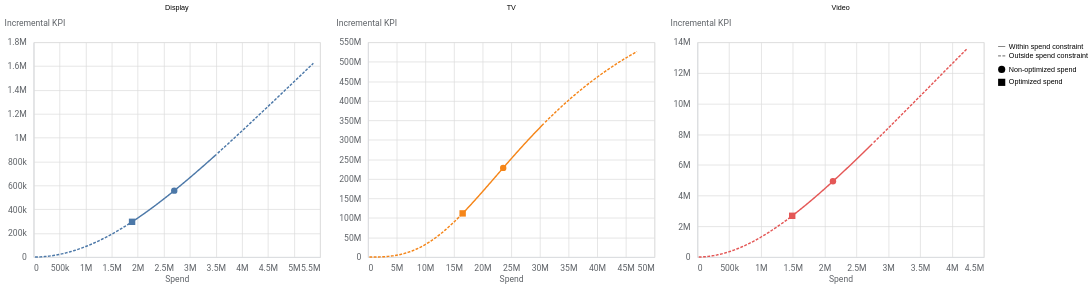
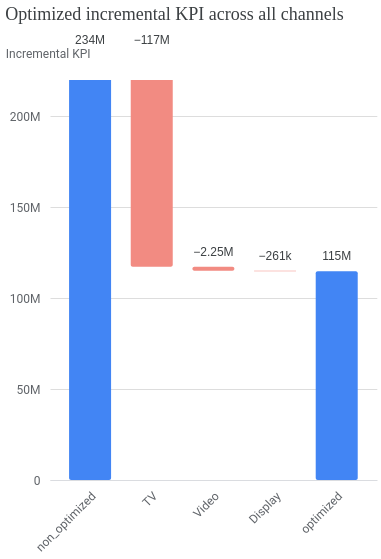
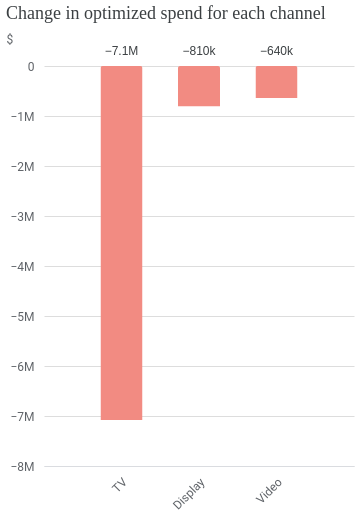

Notebook cell for these charts, in order:
### Code cell
display(opt_results.plot_response_curves())
display(opt_results.plot_incremental_outcome_delta())
display(opt_results.plot_spend_delta())
opt_attrs

### Figure 1 — Vega-Lite specification as saved in the notebook (floating-point values rounded to 4 significant figures; data arrays with more than 128 entries replaced by an {"elided": "..."} marker saying what was removed)
{"config": {"view": {"continuousWidth": 300, "continuousHeight": 300}, "axis": {"labelColor": "#5F6368", "labelFont": "Roboto", "labelFontSize": 12, "titleColor": "#5F6368", "titleFont": "Roboto", "titleFontSize": 12, "titleFontWeight": "normal"}}, "data": {"name": "data-7682600fd7a2802345d18a98101b5ba8"}, "facet": {"field": "channel", "sort": null, "title": null, "type": "nominal"}, "spec": {"layer": [{"mark": {"type": "line", "strokeDash": [4, 2]}, "encoding": {"color": {"field": "channel", "legend": null, "type": "nominal"}, "x": {"axis": {"domainColor": "#DADCE0", "labelExpr": "replace(format(datum.value, '.3~s'), 'G', 'B')", "labelPadding": 10, "ticks": false}, "field": "spend", "title": "Spend", "type": "quantitative"}, "y": {"axis": {"domainColor": "#DADCE0", "labelExpr": "replace(format(datum.value, '.3~s'), 'G', 'B')", "labelPadding": 10, "ticks": false, "titleAlign": "left", "titleAngle": 0, "titleY": -20}, "field": "mean", "title": "Incremental KPI", "type": "quantitative"}}, "transform": [{"calculate": "datum.spend_multiplier >= datum.lower_bound && datum.spend_multiplier <= datum.upper_bound ? \"Within spend constraint\" : \"Outside spend constraint\"", "as": "spend_constraint"}, {"filter": "(datum.spend_multiplier && (datum.spend_multiplier <= datum.lower_bound))"}]}, {"mark": {"type": "line"}, "encoding": {"color": {"field": "channel", "legend": null, "type": "nominal"}, "strokeDash": {"field": "spend_constraint", "legend": {"title": null}, "sort": "descending", "type": "nominal"}, "x": {"axis": {"domainColor": "#DADCE0", "labelExpr": "replace(format(datum.value, '.3~s'), 'G', 'B')", "labelPadding": 10, "ticks": false}, "field": "spend", "title": "Spend", "type": "quantitative"}, "y": {"axis": {"domainColor": "#DADCE0", "labelExpr": "replace(format(datum.value, '.3~s'), 'G', 'B')", "labelPadding": 10, "ticks": false, "titleAlign": "left", "titleAngle": 0, "titleY": -20}, "field": "mean", "title": "Incremental KPI", "type": "quantitative"}}, "transform": [{"calculate": "datum.spend_multiplier >= datum.lower_bound && datum.spend_multiplier <= datum.upper_bound ? \"Within spend constraint\" : \"Outside spend constraint\"", "as": "spend_constraint"}, {"filter": "(datum.spend_multiplier && (datum.spend_multiplier >= datum.lower_bound))"}]}, {"mark": {"type": "point", "filled": true, "opacity": 1, "size": 80, "tooltip": true}, "encoding": {"color": {"field": "channel", "legend": null, "type": "nominal"}, "shape": {"field": "spend_level", "legend": {"title": null}, "type": "nominal"}, "x": {"axis": {"domainColor": "#DADCE0", "labelExpr": "replace(format(datum.value, '.3~s'), 'G', 'B')", "labelPadding": 10, "ticks": false}, "field": "spend", "title": "Spend", "type": "quantitative"}, "y": {"axis": {"domainColor": "#DADCE0", "labelExpr": "replace(format(datum.value, '.3~s'), 'G', 'B')", "labelPadding": 10, "ticks": false, "titleAlign": "left", "titleAngle": 0, "titleY": -20}, "field": "mean", "title": "Incremental KPI", "type": "quantitative"}}, "transform": [{"calculate": "datum.spend_multiplier >= datum.lower_bound && datum.spend_multiplier <= datum.upper_bound ? \"Within spend constraint\" : \"Outside spend constraint\"", "as": "spend_constraint"}, {"filter": "datum.spend_level"}]}], "width": 400}, "columns": 3, "resolve": {"scale": {"x": "independent", "y": "independent"}}, "$schema": "https://vega.github.io/schema/vega-lite/v5.20.1.json", "datasets": {"data-7682600fd7a2802345d18a98101b5ba8": {"elided": "606 records"}}}

### Figure 2 — Vega-Lite specification as saved in the notebook (floating-point values rounded to 4 significant figures)
{"config": {"view": {"continuousWidth": 300, "continuousHeight": 300, "strokeOpacity": 0}, "axis": {"labelColor": "#5F6368", "labelFont": "Roboto", "labelFontSize": 12, "titleColor": "#5F6368", "titleFont": "Roboto", "titleFontSize": 12, "titleFontWeight": "normal"}}, "layer": [{"mark": {"type": "bar", "clip": true, "cornerRadius": 2, "size": 42}, "encoding": {"color": {"condition": [{"test": "datum.channel === 'non_optimized' || datum.channel === 'optimized'", "value": "#4285F4"}, {"test": "datum.incremental_outcome < 0", "value": "#F28B82"}], "value": "#4ECDE6"}, "tooltip": [{"field": "channel", "type": "nominal"}, {"field": "incremental_outcome", "type": "quantitative"}], "x": {"axis": {"domainColor": "#DADCE0", "labelAngle": -45, "labelPadding": 10, "ticks": false}, "field": "channel", "scale": {"paddingOuter": 0.2}, "sort": null, "title": null, "type": "nominal"}, "y": {"axis": {"domain": false, "labelExpr": "replace(format(datum.value, '.3~s'), 'G', 'B')", "labelPadding": 10, "tickCount": 5, "ticks": false, "title": "Incremental KPI", "titleAlign": "left", "titleAngle": 0, "titleY": -20}, "field": "prev_sum", "scale": {"domain": [14760000.0, 214800000.0]}, "type": "quantitative"}, "y2": {"field": "sum_outcome"}}, "transform": [{"window": [{"op": "sum", "field": "incremental_outcome", "as": "sum_outcome"}, {"op": "lead", "field": "channel", "as": "lead_channel"}]}, {"calculate": "datum.lead_channel === null ? datum.channel : datum.lead_channel", "as": "calc_lead"}, {"calculate": "datum.channel === 'optimized' ? 0 : datum.sum_outcome - datum.incremental_outcome", "as": "prev_sum"}, {"calculate": "datum.channel === 'optimized' ? replace(format(datum.sum_outcome, '.3~s'), 'G', 'B') : replace(format(datum.incremental_outcome, '.3~s'), 'G', 'B')", "as": "calc_amount"}, {"calculate": "datum.sum_outcome < datum.prev_sum ? datum.prev_sum : datum.sum_outcome", "as": "text_y"}]}, {"mark": {"type": "text", "baseline": "top", "color": "#3C4043", "dy": -20, "fontSize": 12}, "encoding": {"text": {"field": "calc_amount", "type": "nominal"}, "x": {"axis": {"domainColor": "#DADCE0", "labelAngle": -45, "labelPadding": 10, "ticks": false}, "field": "channel", "scale": {"paddingOuter": 0.2}, "sort": null, "title": null, "type": "nominal"}, "y": {"field": "text_y", "type": "quantitative"}}, "transform": [{"window": [{"op": "sum", "field": "incremental_outcome", "as": "sum_outcome"}, {"op": "lead", "field": "channel", "as": "lead_channel"}]}, {"calculate": "datum.lead_channel === null ? datum.channel : datum.lead_channel", "as": "calc_lead"}, {"calculate": "datum.channel === 'optimized' ? 0 : datum.sum_outcome - datum.incremental_outcome", "as": "prev_sum"}, {"calculate": "datum.channel === 'optimized' ? replace(format(datum.sum_outcome, '.3~s'), 'G', 'B') : replace(format(datum.incremental_outcome, '.3~s'), 'G', 'B')", "as": "calc_amount"}, {"calculate": "datum.sum_outcome < datum.prev_sum ? datum.prev_sum : datum.sum_outcome", "as": "text_y"}]}], "data": {"name": "data-842a1cc66a19c772d2a37b6166d209ab"}, "height": 400, "title": {"text": "Optimized incremental KPI across all channels", "anchor": "start", "color": "#3C4043", "font": "Google Sans Display", "fontSize": 18, "fontWeight": "normal", "offset": 10}, "width": 326.8, "$schema": "https://vega.github.io/schema/vega-lite/v5.20.1.json", "datasets": {"data-842a1cc66a19c772d2a37b6166d209ab": [{"channel": "non_optimized", "incremental_outcome": 233800000.0}, {"channel": "TV", "incremental_outcome": -116500000.0}, {"channel": "Video", "incremental_outcome": -2247000.0}, {"channel": "Display", "incremental_outcome": -261300.0}, {"channel": "optimized", "incremental_outcome": 0.0}]}}

### Figure 3 — Vega-Lite specification as saved in the notebook (floating-point values rounded to 4 significant figures)
{"config": {"view": {"continuousWidth": 300, "continuousHeight": 300, "stroke": null}, "axis": {"labelColor": "#5F6368", "labelFont": "Roboto", "labelFontSize": 12, "titleColor": "#5F6368", "titleFont": "Roboto", "titleFontSize": 12, "titleFontWeight": "normal"}}, "layer": [{"mark": {"type": "bar", "cornerRadiusEnd": 2, "size": 42, "tooltip": true}, "encoding": {"color": {"condition": {"test": "(datum.spend > 0)", "value": "#4ECDE6"}, "value": "#F28B82"}, "x": {"axis": {"domainColor": "#DADCE0", "labelAngle": -45, "labelPadding": 10, "ticks": false, "title": null}, "field": "channel", "scale": {"padding": 42}, "sort": null, "type": "nominal"}, "y": {"axis": {"domain": false, "domainColor": "#DADCE0", "labelExpr": "replace(format(datum.value, '.3~s'), 'G', 'B')", "labelPadding": 10, "ticks": false, "title": "$", "titleAlign": "left", "titleAngle": 0, "titleY": -20}, "field": "spend", "type": "quantitative"}}, "transform": [{"calculate": "replace(format(datum.spend, '.2~s'), 'G', 'B')", "as": "text_value"}, {"calculate": "datum.spend < 0 ? 0 : datum.spend", "as": "text_y"}]}, {"mark": {"type": "text", "baseline": "top", "color": "#3C4043", "dy": -20, "fontSize": 12}, "encoding": {"text": {"field": "text_value", "type": "nominal"}, "x": {"axis": {"domainColor": "#DADCE0", "labelAngle": -45, "labelPadding": 10, "ticks": false, "title": null}, "field": "channel", "scale": {"padding": 42}, "sort": null, "type": "nominal"}, "y": {"field": "text_y", "type": "quantitative"}}, "transform": [{"calculate": "replace(format(datum.spend, '.2~s'), 'G', 'B')", "as": "text_value"}, {"calculate": "datum.spend < 0 ? 0 : datum.spend", "as": "text_y"}]}], "data": {"name": "data-461fb9a3570c5e80c3f450e61306bbdb"}, "height": 400, "title": {"text": "Change in optimized spend for each channel", "anchor": "start", "color": "#3C4043", "font": "Google Sans Display", "fontSize": 18, "fontWeight": "normal", "offset": 10}, "width": 310, "$schema": "https://vega.github.io/schema/vega-lite/v5.20.1.json", "datasets": {"data-461fb9a3570c5e80c3f450e61306bbdb": [{"channel": "TV", "spend": -7080000}, {"channel": "Display", "spend": -810000}, {"channel": "Video", "spend": -640000}]}}
